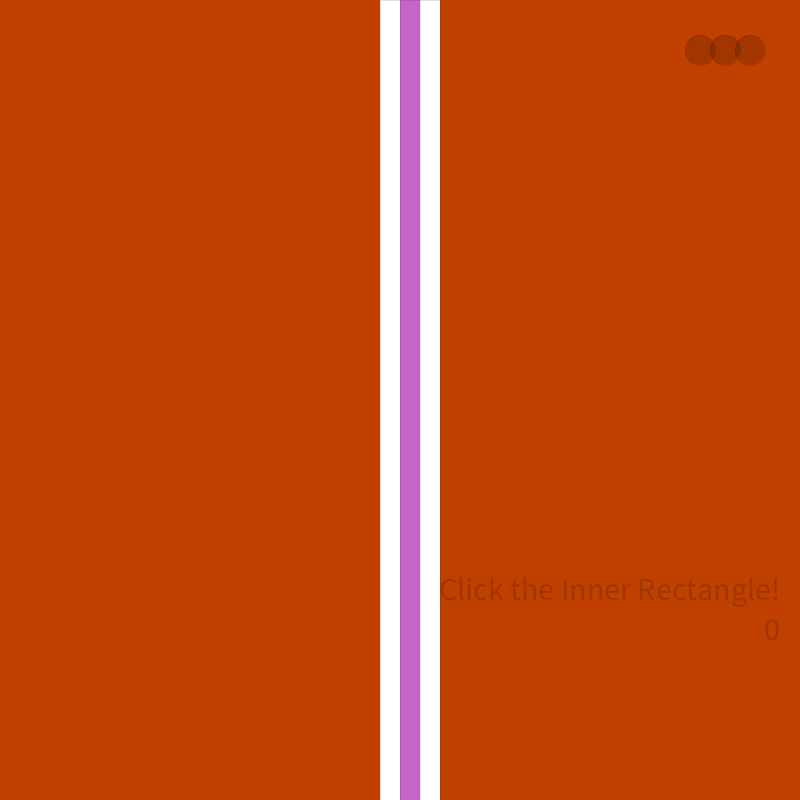
Frame 1 (no input)
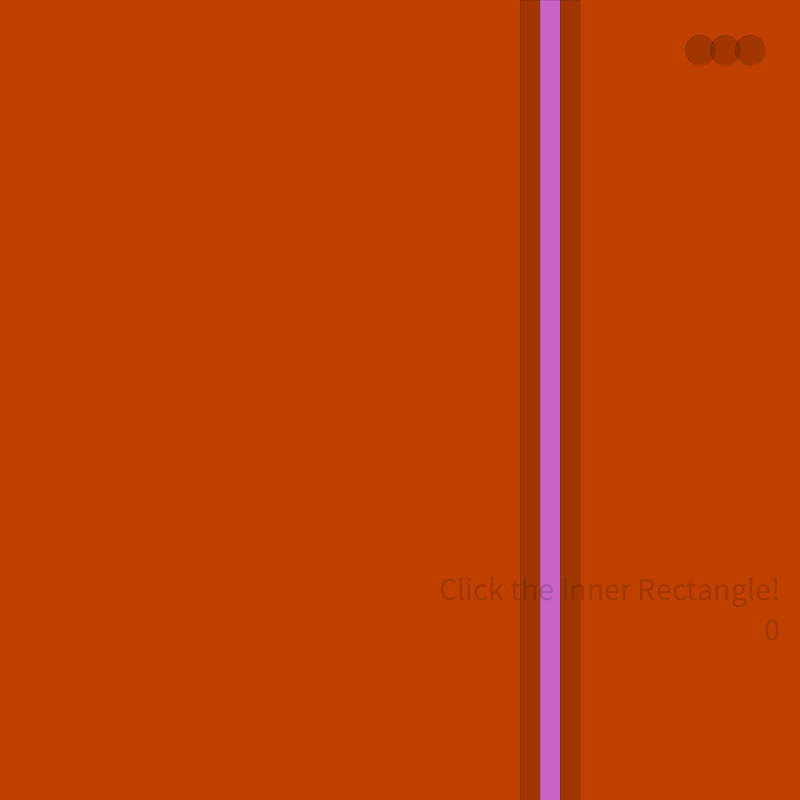
Frame 60 (the mouse pressed at the canvas centre just before this capture)
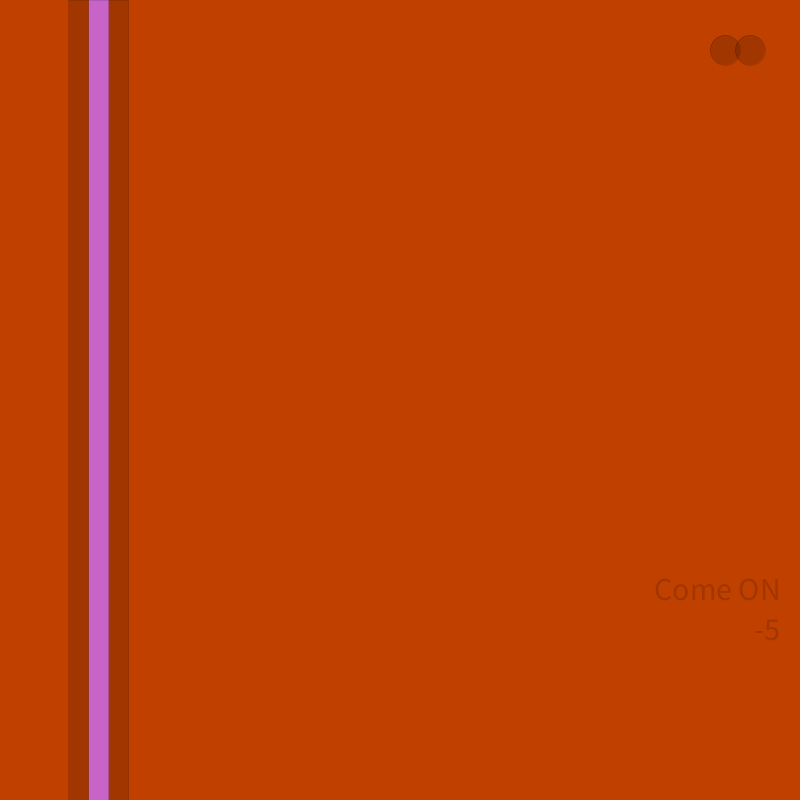
Frame 120 (the mouse held since frame 60 and released just before this capture)

The Processing sketch that drew these frames (run headless with seeded random() and noise(); from frame 60 on, the mouse is pressed at the canvas centre):

// Processing sketch: A_Simple_Game2
// ── A_Simple_Game2.pde
float Redval = 192;
float Grnval = 64;
float Bluval = 0;
color MyColor;
color Bar1Color;
color Bar2Color;
String Responce = "Click the Inner Rectangle!";
int Score = 0;
int Lives = 3;
int Multiplier;
PVector Speed;
boolean test = false;

Zone[] zones = new Zone[2];

void setup() {
  size(800,800);
  smooth();
  MyColor = color(Redval,Grnval,Bluval);
  Bar1Color = color(200,100,200);
  Bar2Color = color(100,100,240);
  background(MyColor);
  zones[0] = new Zone(60,height/2,width/2);
  zones[1] = new Zone(20,height/2,width/2);
}

void draw() {
  background(MyColor);
  float scoredig = float(Score);
  if (zones[0].velocity.x >0) {
  Speed = new PVector(map(scoredig, 0.0, 500.0, 0, .3),0);
  } else {
  Speed = new PVector(map(scoredig, 0.0, 500.0, 0, -.3),0);
  }
  
  zones[0].update(Speed, test);
  zones[1].update(Speed, test);
  zones[0].display(Bar1Color);
  zones[1].display(Bar2Color);
  zones[0].checkEdges();
  zones[1].checkEdges();
  
  fill(0,0,0,40);
  textSize(32);
  textAlign(RIGHT);
  text(Responce, width-20, 3*height/4);
  text(str(Score), width-20, 3*height/4+40);
  
  switch (Lives) {
    case 3:
      ellipse(width-100, 50, 30, 30);
      ellipse(width-75, 50, 30, 30);
      ellipse(width-50, 50, 30, 30);
      test = false;
      break;
    case 2:
      ellipse(width-75, 50, 30, 30);
      ellipse(width-50, 50, 30, 30);
      break;
    case 1:
      ellipse(width-50, 50, 30, 30);
      break;
  }
    
  if (Lives < 1) {
    background(0);
    fill(255,255,255);
    textAlign(CENTER);
    text("Final Score " + str(Score), height/2, width/2);
    text("Retry?", width/2, height/2 + 50);
  }
  
  
}

void mousePressed() {
  if (Lives > 0) {
    float distance = abs(zones[0].position.x - mouseX);
    if (distance < 10) {
      Score += 20;
      Responce = ("BULLS EYE!");
    } else if (distance < 30) {
      Score += 5;
      Responce = ("Close!");
    } else {
      Score -= 5;
      Responce = ("Come ON");
      Lives = Lives - 1;
    } 
  } else {
    float retrydistancex = abs(width/2 - mouseX);
    float retrydistancey = abs(height/2 + 50 - mouseY);
    if ((retrydistancex < 300) && (retrydistancey < 300)) {
      Lives = 3;
      Score = 0;
      Responce = ("Click the Inner Rectangle!");
      Speed = new PVector(0,0);
      test = true;
    }
  }
}
  
  
  
  

// ── Zone.pde
class Zone {
  PVector position;
  PVector velocity;
  PVector acceleration;
  float mass;
  
  Zone(float z, float x, float y) {
    mass = z; //mass here will determine the width of each rectangle
    position = new PVector(x,y);
    velocity = new PVector(10,0);
    acceleration = new PVector(0,0);
  }
  
  void applyForce(PVector force) {
    PVector f = PVector.div(force,mass);
    acceleration.add(f);
  }
  
  void update(PVector Speed, boolean test) {
    velocity.add(Speed);
    position.add(velocity);
    acceleration.mult(0);
    if (test) {
      velocity = new PVector(10,0);
    }
  }
  
  void display(color c) {
    strokeWeight(0);
    rectMode(CENTER);
    rect(position.x, position.y, mass, height);
    rectMode(CORNERS);
    fill(c);
  }
  
  void checkEdges() {
    if (position.x > (width-30)) {
      position.x = (width-30);
      velocity.x *= -1;
    } else if (position.x < 30) {
      velocity.x *= -1;
      position.x = 30;
    }
  }
}
      
    
    
